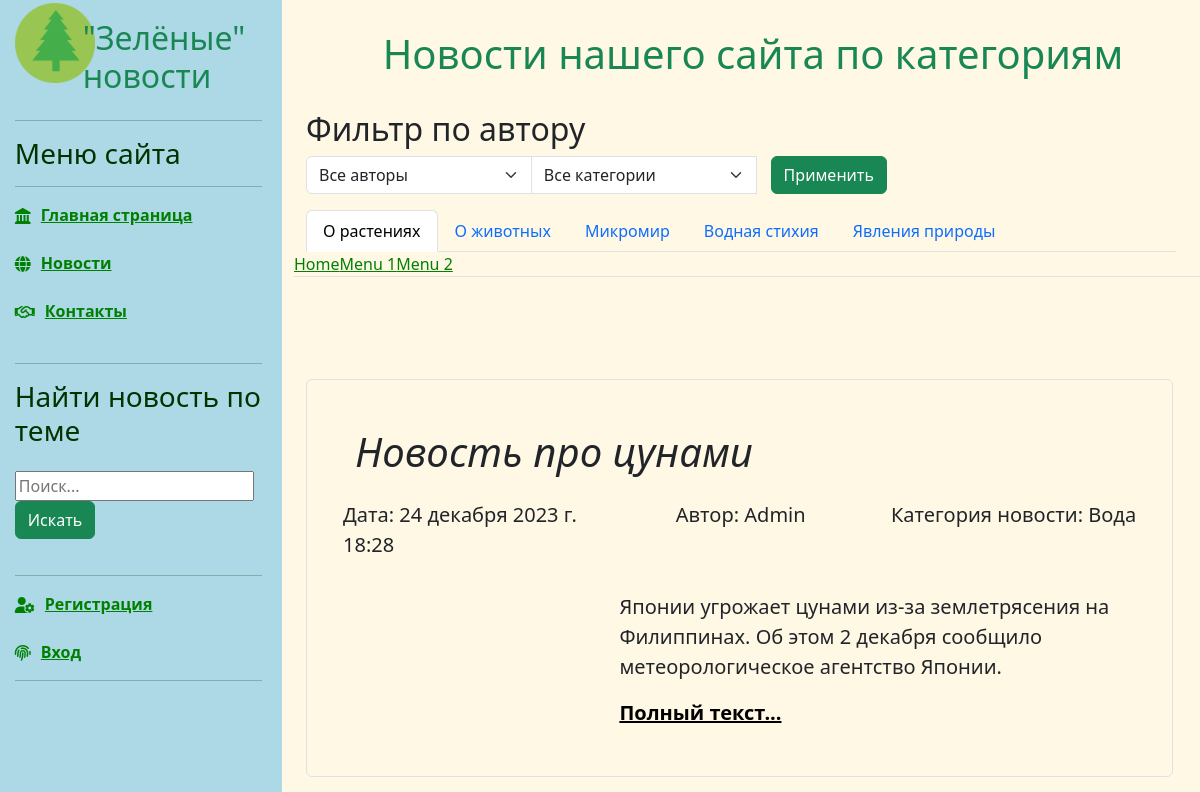
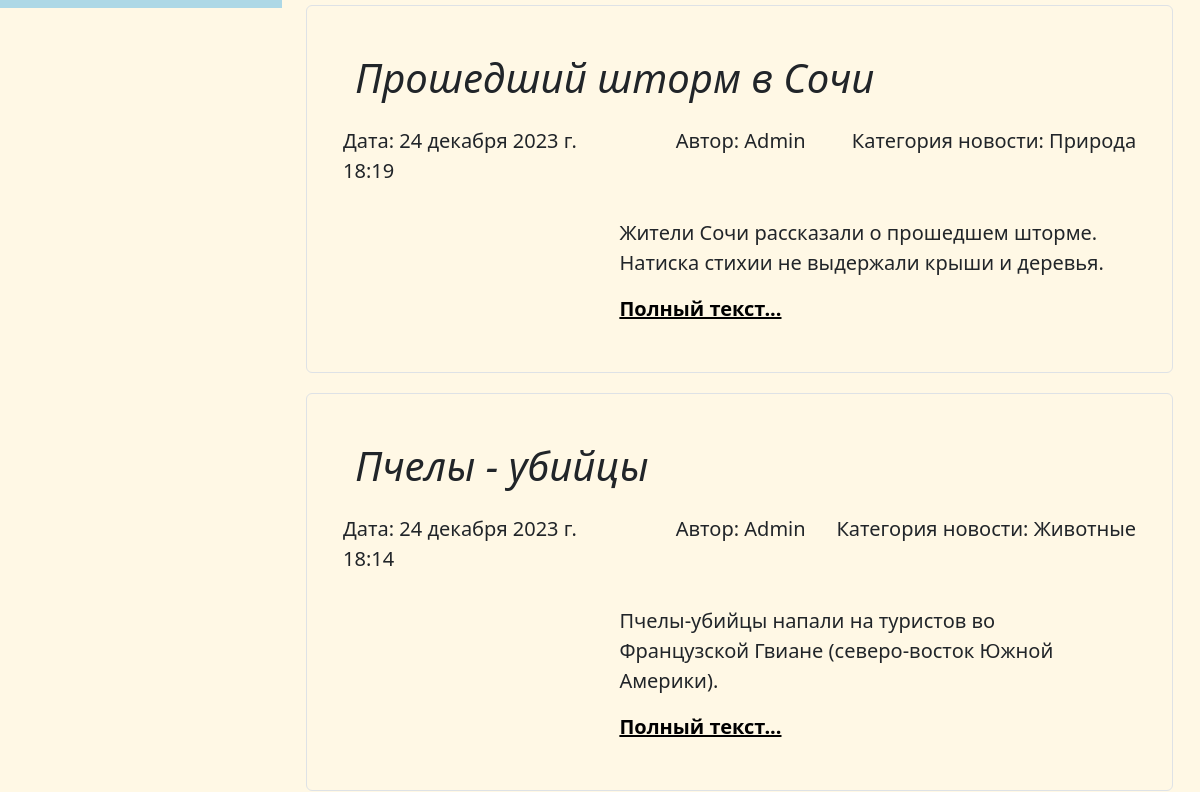
The app's page /news/news2/ (upper part), older data (2 pictures, top to bottom).
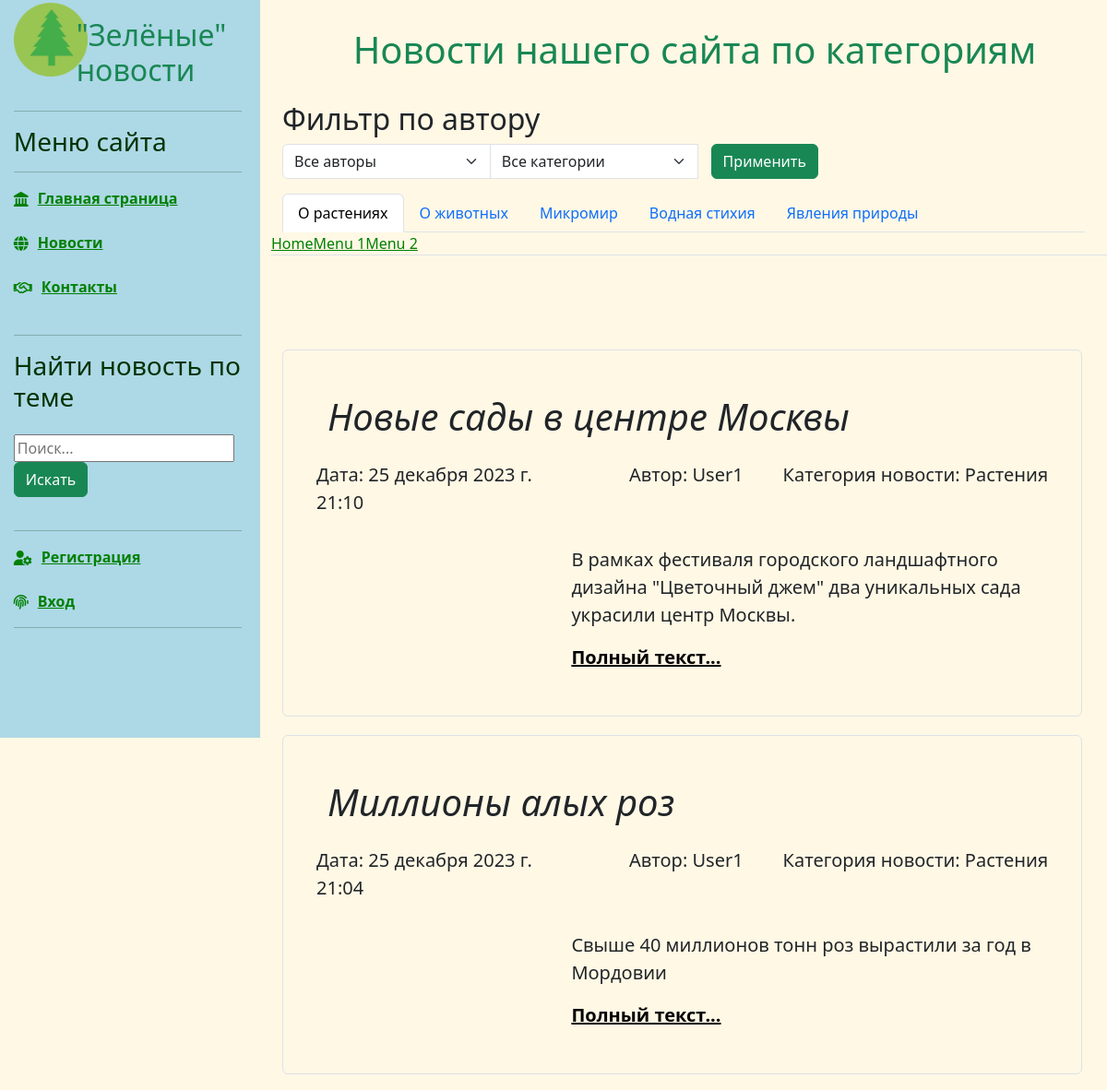
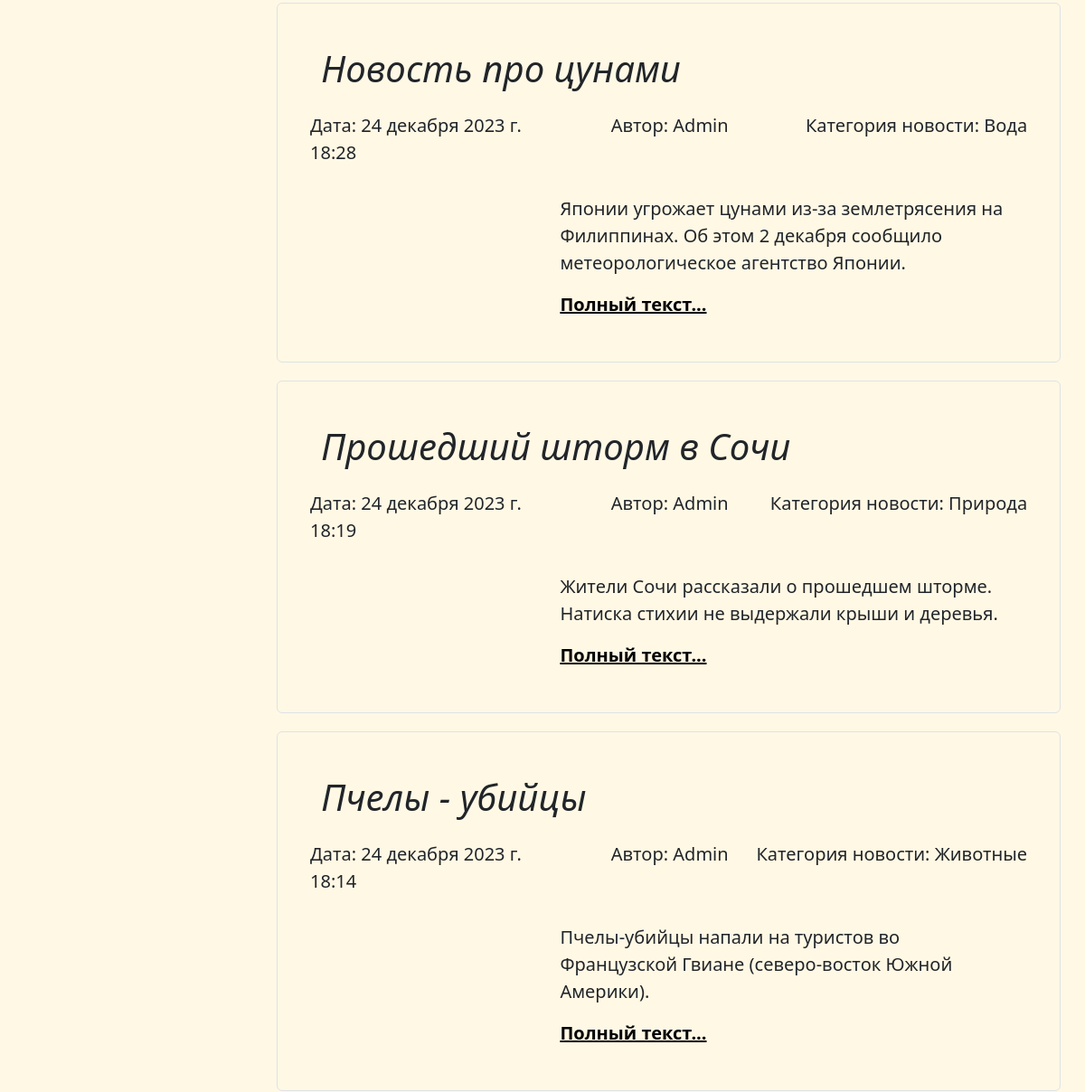
The same page, newer data (2 pictures, top to bottom).
### news/models.py (models this page shows, shortened)
class Article(models.Model):
    categories = (('A', 'Животные'),
                  ('P', 'Растения'),
                  ('M', 'Микромир'),
                  ('W', 'Вода'),
                  ('N', 'Природа'))
    author = models.ForeignKey(User, on_delete=models.CASCADE, null=True)
    title = models.CharField('Название', max_length=50, default='') #указывать длину обязательно#
    anouncement = models.TextField('Аннотация', max_length=250) #можно не указывать длину#
    text = models.TextField('Текст новости')
    date = models.DateTimeField('Дата публикации', auto_now=True) # auto_now=True - автоизменение новости auto_create=True - автосоздание новости#
    category = models.CharField(choices=categories, max_length=20, verbose_name='Категории')
    tags = models.ManyToManyField( to=Tag, blank=True, verbose_name='Теги')
    status = models.BooleanField(default=True)
    objects = models.Manager()
    published = PublishedToday()
    class Meta:
        ordering = ['title','date']
        verbose_name= 'Новость'
        verbose_name_plural='Новости'
    def get_absolute_url(self):
        return f'/news/{self.id}' # еще допускается ключ pk#
    class Meta:
        ordering = ['date','title']
        verbose_name ='Новость'
        verbose_name_plural ='Новости'

### news/views.py (the view)
# urls.py: path('news2/', views.news2),
def news2(request):
    user_list = User.objects.all() #Список всех юзеров#
    category_list = Article.categories
    if request.method == "POST":
        selected_a = int(request.POST.get('author_filter'))
        selected_c = int(request.POST.get('category_filter'))
        request.session['selected_a'] = selected_a
        request.session['selected_c'] = selected_c
        if selected_a == 0:
            articles = Article.objects.all().order_by('-date')
        else:
            articles = Article.objects.filter(author=selected_a).order_by('-date')
        if selected_c != 0:
            articles = articles.filter(category__icontains=category_list[selected_c - 1][0])
    else:
        selected_a = request.session.get('selected_a')
        if selected_a != None:  # если не пустое - находим нужные ноновсти
            articles = Article.objects.filter(author=selected_a)
        else:
            selected_a = 0
        selected_c = 0
        value = request.session.get('search_input')  # вытаскиваем из сессии значение поиска
        if value != None:  # если не пустое - находим нужные ноновсти
            articles = Article.objects.filter(title__icontains=value)
            del request.session['search_input']  # чистим сессию, чтобы этот фильтр не "заело"
        else:
            articles = Article.objects.all().order_by('-date')
    context = {'articles': articles, 'author_list': user_list,  'selected_a': selected_a, 'categories': category_list, 'selected_c': selected_c}
    return render(request, 'news/news2.html', context)

### news/templates/news/news2.html (shortened to what this page needs)
{% extends 'main/base.html' %}
{% load static %}
{% load bootstrap5 %}
{% block content %}
<div class="row">
    <div class="text-center" style="margin-top:30px;">
        <h1 class="text-success">Новости нашего сайта по категориям</h1><br/>
    </div>
    <div class="content_center">
        <h2>Фильтр по автору</h2>
        <div class="form-group col-8">
            <form method="post">
                <div class="input-group">
                    <select class="form-select" name="author_filter" style="widht:40%">
                        <option value="0">Все авторы</option>
                    </select>
                    <select class="form-select" name="category_filter" style="widht:40%">
                        <option value="0">Все категории</option>
                    </select>
                    <span class="input-group-btn">
                        <input type="submit" class="btn btn-success" value="Применить" style="margin: 0 15px">
                    </span>
                </div>
            </form>
        </div>
    </div>
    <br/>
    <div class="row px-4">
            <ul class="nav nav-tabs">
                <li class="nav-item">
                    <a class="nav-link active color:green" data-toggle="tab" href="#">О растениях</a>
                </li>
                <li class="nav-item">
                    <a class="nav-link" data-toggle="tab" href="#">О животных</a>
                </li>
                <li class="nav-item">
                    <a class="nav-link" data-toggle="tab" href="#">Микромир</a>
                </li>
                <li class="nav-item">
                    <a class="nav-link" data-toggle="tab" href="#">Водная стихия</a>
                </li>
                <li class="nav-item">
                    <a class="nav-link" data-toggle="tab" href="#">Явления природы</a>
                </li>
            </ul>
    </div>
     <ul class="nav nav-tabs">
  <li class="active"><a data-toggle="tab" href="#home">Home</a></li>
  <li><a data-toggle="tab" href="#menu1">Menu 1</a></li>
  <li><a data-toggle="tab" href="#menu2">Menu 2</a></li>
</ul>
<div class="tab-content">
</div>
</div>
    {% for article in articles %}
                    <div class="single_news">
                        <div class="p-4 p-md-5 border rounded" >
                            <h1 class="display-6 fst-italic"> {{ article.title }}</h1>
                                    <div class="row">
                                        <div class="col-md-4 lead px-0 my-3">Дата: {{ article.date }}</div>
                                        <div class="col-md-3 lead px-0 my-3 text-end">Автор: {{ article.author }} </div>
                                        <div class="col-md-5 lead px-0 my-3 text-end">Категория новости: {{ article.get_category_display }} </div>
                                    </div>
                            <div class="row">
                                <div class="col-4 ">
                                </div>
                                <div class="col-8 ">
                                  <p class="lead my-3">{{ article.anouncement }}</p>
                                  <p class="lead mb-0"><a href="{{ article.get_absolute_url }}" class="text-black fw-bold">Полный текст...</a></p>
                                </div>
                            </div>
                        </div>
                    </div>
    {% endfor %}
{% endblock %}

Row changes from the older to the newer data that the page shows:
added Article: title "Новые сады в центре Москвы", date "25 декабря 2023 г. 21:10", author "User1", category "Растения", anouncement "В рамках фестиваля городского ландшафтного дизайна \"Цветочный джем\" два уникальных сада украсили центр Москвы."
added Article: title "Миллионы алых роз", date "25 декабря 2023 г. 21:04", author "User1", category "Растения", anouncement "Свыше 40 миллионов тонн роз вырастили за год в Мордовии"
